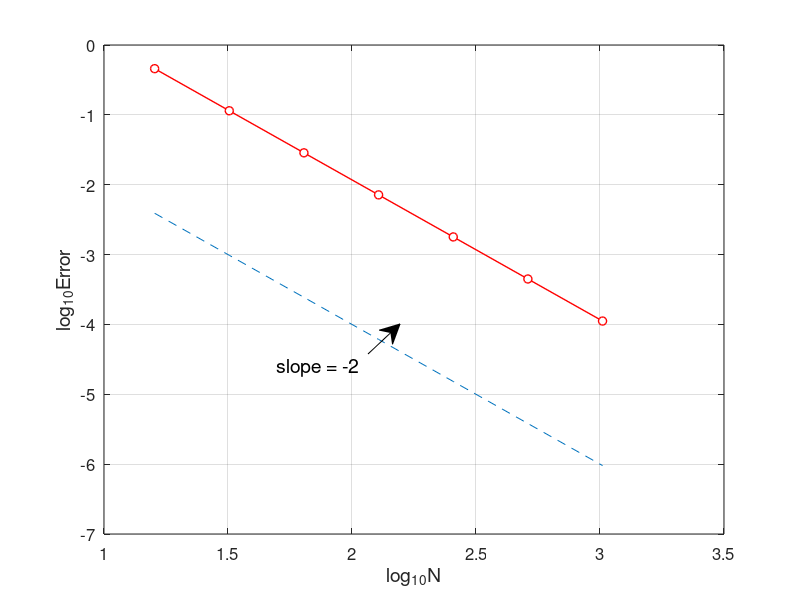

The MATLAB source for this figure:
% fdm2d1_error.m 
% finite difference method for 2D problem
% -d^2u/dx^2-d^2u/dy^2=f(x,y)
% f(x,y)=-2*pi^2*exp(pi*(x+y))*(sin(pi*x)*cos(pi*y)+cos(pi*x)*sin(pi*y))
% exact solution: ue=exp(pi*x+pi*y)*sin(pi*x)*sin(pi*y)
clear all; close all;
Nvec=2.^[4:10];
Error=[];
for n=Nvec
   h=1/n;
   x=[0:h:1]';
   y=[0:h:1]';
   N=length(x)-1;
   M=length(y)-1;
   [X,Y]=meshgrid(x,y);
   X=X(2:M,2:N);
   Y=Y(2:M,2:N);
   % generate the matrix of RHS
   f=-2*pi^2*exp(pi*X+pi*Y).*(sin(pi*X).*cos(pi*Y)+cos(pi*X).*sin(pi*Y));
   % constructing the coefficient matrix
   e=ones(N-1,1);
   C=1/h^2*spdiags([-e 4*e -e],[-1 0 1],N-1,N-1);
   D=-1/h^2*eye(N-1);
   e=ones(M-1,1);
   A=kron(eye(M-1),C)+kron(spdiags([e e],[-1 1],M-1,M-1),D);
   % solving the linear system
   f=f';
   u=zeros(M+1,N+1);
   u(2:M,2:N)=reshape(A\f(:),N-1,M-1)';
   u(:,1)=0;
   u(:,end)=0;
   ue=zeros(M+1,N+1);
   % numerical solution
   ue(2:M,2:N)=exp(pi*X+pi*Y).*sin(pi*X).*sin(pi*Y);
   error=max(max(abs(u-ue)));     % maximum error
   Error=[Error,error];
end
plot(log10(Nvec),log10(Error),'ro-','MarkerFaceColor','w','LineWidth',1)
hold on
plot(log10(Nvec), log10(Nvec.^(-2)), '--')
grid on
%title('Convergence of Finite Difference Method','fontsize',12)
set(gca,'fontsize',12)
xlabel('log_{10}N','fontsize', 14), ylabel('log_{10}Error','fontsize',14),

% add annotation of slope
ax = [0.46 0.50];
ay = [0.41 0.46];
annotation('textarrow',ax,ay,'String','slope = -2 ','fontsize',14)

% computating convergence order
for i=1:length(Nvec)-1
   order(i)=-log(Error(i)/Error(i+1))/(log(Nvec(i)/Nvec(i+1)));
end
Error
order

% print -dpng -r600 fdm2d1_error.png
% print -depsc2 fdm2d1_error.eps
